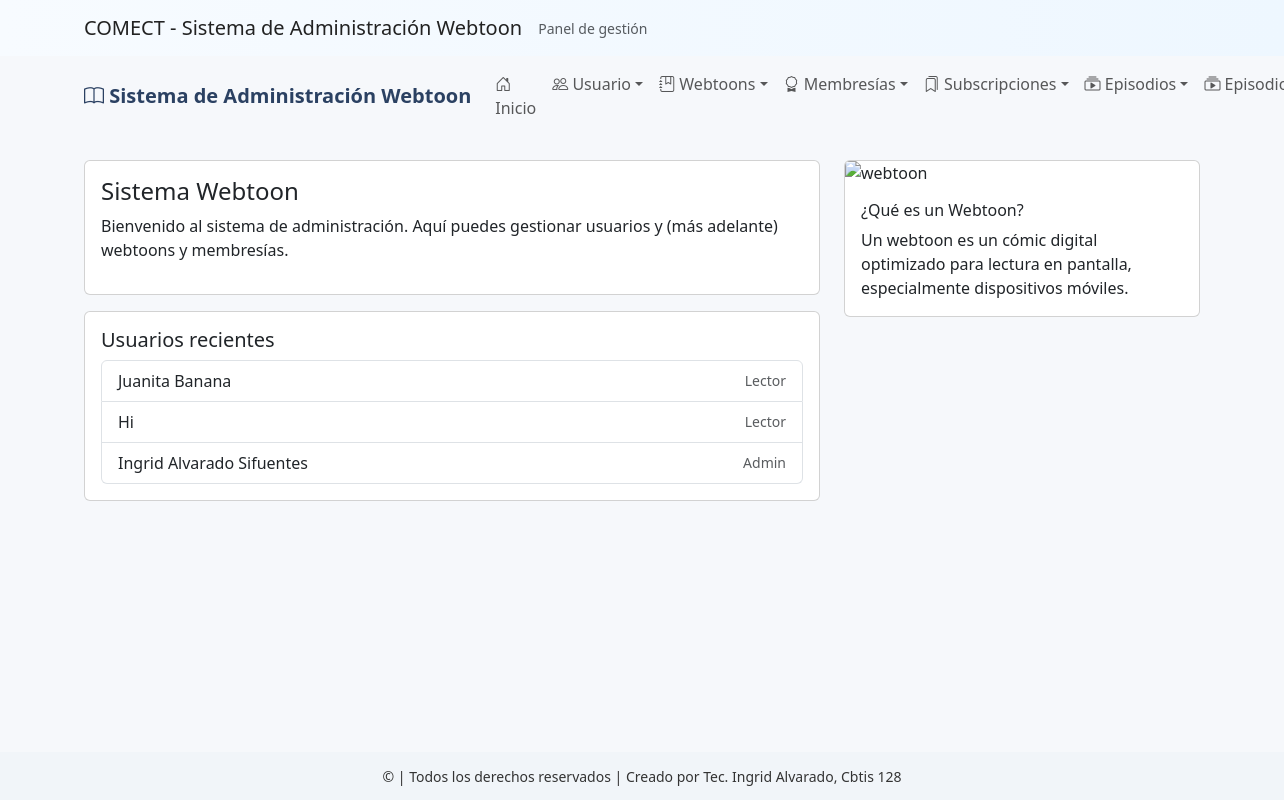
Before: / with the older database file.
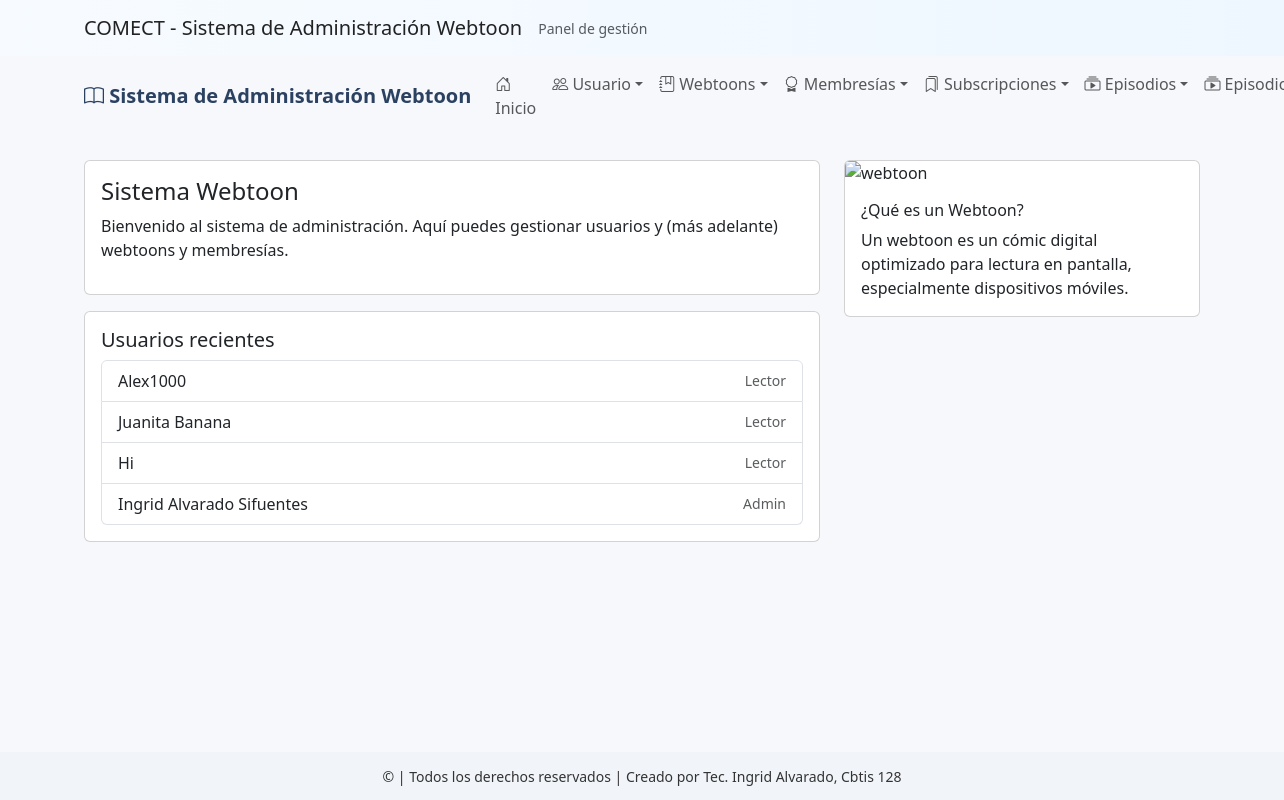
After: the same page with the newer database file.
### app_Webtoon/models.py (models this page shows, shortened)
class Usuario(models.Model):
    nombre_usuario = models.CharField(max_length=50)
    email = models.EmailField(unique=True)
    contraseña = models.CharField(max_length=128)
    fecha_registro = models.DateTimeField(auto_now_add=True)
    avatar = models.CharField(max_length=255, null=True, blank=True)
    biografia = models.TextField(blank=True, null=True)
    tipo_usuario = models.CharField(
        max_length=20,
        choices=[
            ('Lector', 'Lector'),
            ('Autor', 'Autor'),
            ('Admin', 'Admin')
        ],
        default='Lector'
    )

### app_Webtoon/views.py (the view)
# urls.py: path('', views.inicio_webtoon, name='inicio'),
def inicio_webtoon(request):
    usuarios = Usuario.objects.all().order_by('-fecha_registro')
    webtoons = Webtoon.objects.all().order_by('-fecha_publicacion')
    return render(request, 'inicio.html', {'usuarios': usuarios, 'webtoons': webtoons})

### app_Webtoon/templates/inicio.html (shortened to what this page needs)
{% extends 'base.html' %}
{% block content %}
<div class="row">
  <div class="col-md-8">
    <div class="card mb-3">
      <div class="card-body">
        <h4>Sistema Webtoon</h4>
        <p>Bienvenido al sistema de administración. Aquí puedes gestionar usuarios y (más adelante) webtoons y membresías.</p>
      </div>
    </div>
    <div class="card">
      <div class="card-body">
        <h5>Usuarios recientes</h5>
        {% if usuarios %}
          <ul class="list-group">
            {% for u in usuarios|slice:":5" %}
              <li class="list-group-item d-flex justify-content-between align-items-center">
                {{ u.nombre_usuario }} <span class="text-muted small">{{ u.tipo_usuario }}</span>
              </li>
            {% endfor %}
          </ul>
        {% else %}
          <p class="text-muted">No hay usuarios aún.</p>
        {% endif %}
      </div>
    </div>
  </div>
  <div class="col-md-4">
    <div class="card">
      <img src="https://images.pexels.com/photos/459653/pexels-photo-459653.jpeg" class="card-img-top" alt="webtoon">
      <div class="card-body">
        <h6 class="card-title">¿Qué es un Webtoon?</h6>
        <p class="card-text">Un webtoon es un cómic digital optimizado para lectura en pantalla, especialmente dispositivos móviles.</p>
      </div>
    </div>
  </div>
</div>
{% endblock %}

Changed rows visible on the page:
added Usuario: nombre_usuario "Alex1000", tipo_usuario "Lector"
